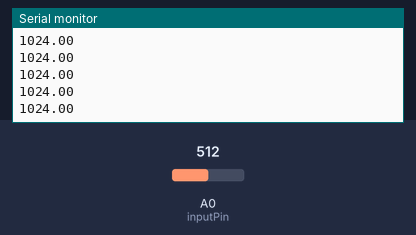
A sketch run on a simulated Arduino Uno, built with avr-gcc and run on an emulated ATmega328P. Shown: the last lines printed to the serial monitor. The test bench sets the inputs (shaded band); at power-on: A0 (inputPin) = 512.

Above: at 1.2 s.
1.3 s: A0 (inputPin) set to 306
At 2.02 s:
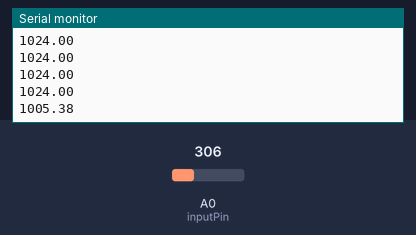
2.8 s: A0 (inputPin) set to 122
At 2.83 s:
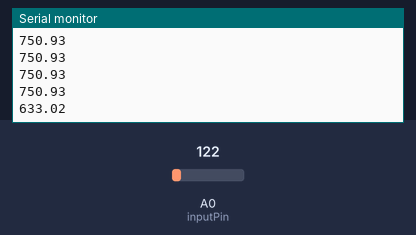
Timing chart, 0 to 5.8 s (numbered marks = the images above; inputs shaded):
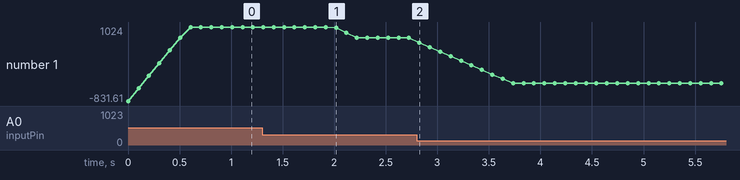

The sketch:

LDR_Test.ino
```cpp
const int numReadings = 10;

int readings[numReadings];      // the readings from the analog input
int readIndex = 0;              // the index of the current reading
int total = 0;                  // the running total
float average = 0;                // the average

float output;

float inputPin = A0;

void setup() {
  Serial.begin(9600);
  for (int thisReading = 0; thisReading < numReadings; thisReading++) {
    readings[thisReading] = 0;
  }
}

void loop() {
  float scaled;

  total = total - readings[readIndex];
  readings[readIndex] = analogRead(inputPin);
  total = total + readings[readIndex];
  readIndex = readIndex + 1;


  if (readIndex >= numReadings) {
    readIndex = 0;
  }

  average = total / numReadings;

  //Serial.println(average);

  scaled = fscale(20, 350, -1024, 1024 , average, 0);

  output = scaled;

  Serial.println(output);

  delay(100);
}

float fscale( float originalMin, float originalMax, float newBegin, float newEnd, float inputValue, float curve){

  float OriginalRange = 0;
  float NewRange = 0;
  float zeroRefCurVal = 0;
  float normalizedCurVal = 0;
  float rangedValue = 0;
  boolean invFlag = 0;


  // condition curve parameter
  // limit range

  if (curve > 10) curve = 10;
  if (curve < -10) curve = -10;

  curve = (curve * -.1) ; // - invert and scale - this seems more intuitive - postive numbers give more weight to high end on output
  curve = pow(10, curve); // convert linear scale into lograthimic exponent for other pow function

  /*
   Serial.println(curve * 100, DEC);   // multply by 100 to preserve resolution
   Serial.println();
   */

  // Check for out of range inputValues
  if (inputValue < originalMin) {
    inputValue = originalMin;
  }
  if (inputValue > originalMax) {
    inputValue = originalMax;
  }

  // Zero Refference the values
  OriginalRange = originalMax - originalMin;

  if (newEnd > newBegin){
    NewRange = newEnd - newBegin;
  }
  else
  {
    NewRange = newBegin - newEnd;
    invFlag = 1;
  }

  zeroRefCurVal = inputValue - originalMin;
  normalizedCurVal  =  zeroRefCurVal / OriginalRange;   // normalize to 0 - 1 float

  /*
  Serial.print(OriginalRange, DEC);
   Serial.print("   ");
   Serial.print(NewRange, DEC);
   Serial.print("   ");
   Serial.println(zeroRefCurVal, DEC);
   Serial.println();
   */

  // Check for originalMin > originalMax  - the math for all other cases i.e. negative numbers seems to work out fine
  if (originalMin > originalMax ) {
    return 0;
  }

  if (invFlag == 0){
    rangedValue =  (pow(normalizedCurVal, curve) * NewRange) + newBegin;

  }
  else     // invert the ranges
  {
    rangedValue =  newBegin - (pow(normalizedCurVal, curve) * NewRange);
  }

  return rangedValue;
}
```

Measured:
- after the input at 1.3 s, the serial monitor: prints a new line after 0.72 s (image 1)
- after the input at 2.8 s, the serial monitor: prints a new line at once (image 2)
- plotted number 1: 1024 → 750.93 after the input at 1.3 s, 750.93 → -390.98 after the input at 2.8 s
